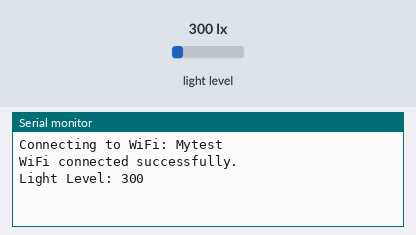
A sketch run on a simulated Arduino MKR. Parts: the last lines printed to the serial monitor. Inputs (shaded band) come from the test bench; at power-on: light level 300 lx. WiFi joins after 1.5 s; servers stay silent unless stated; web services answer with replies made up by the test bench.

Above: at 2.7 s.
2.8 s: light level set to 1000 lx
At 5.7 s:
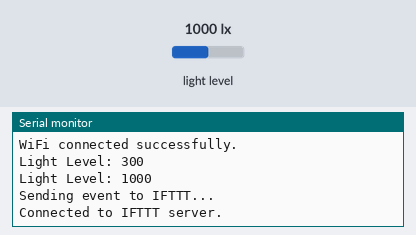
6.6 s: light level set to 40 lx
At 8.93 s:
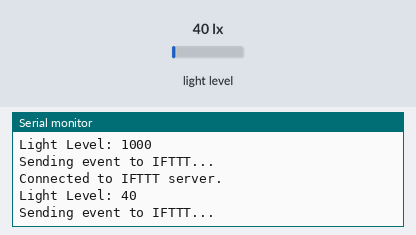
Timing chart, 0 to 10.4 s (numbered marks = the images above; inputs shaded):
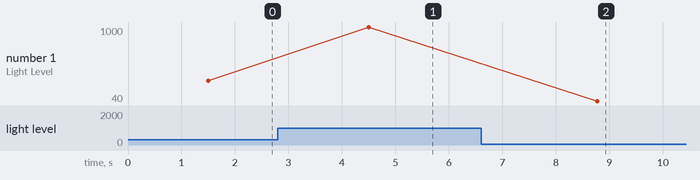

Measured:
- after the input at 2.8 s, the serial monitor: prints a new line after 1.7 s (image 1)
- after the input at 6.6 s, the serial monitor: prints a new line after 2.2 s (image 2)
- plotted number 1: 300 → 1000 after the input at 2.8 s, 1000 → 40 after the input at 6.6 s

The sketch:

Task3.1.ino
```cpp
//library
#include <WiFiNINA.h>
#include <BH1750.h>
#include <ArduinoHttpClient.h>
#include <Wire.h>

// WiFi Password and Name
const char* ssid = "Mytest";
const char* pass = "kavinduha";

// WiFi client for HTTP requests and BH1750 light sensor object
WiFiClient wifiClient;
BH1750 lightSensor;

// IFTTT configuration
const char* host = "maker.ifttt.com";
const char* key = "f9_5JBgMwCXab1a0M86Oi";
const int http_Port = 80;

// Light level threshold to detect sunlight
const int sunlight = 700;
// Light level threshold to detect darkness
const int darkness = 300;
// Check if sunlight was previously detected
bool sunlightDetected = false;

void setup() {
  Serial.begin(9600);
  while (!Serial);

  Wire.begin();
  lightSensor.begin();

  connectToWiFi();
}

void loop() {

  if (WiFi.status() != WL_CONNECTED) {
    connectToWiFi();
  }

  // Read light level from the sensor
  int lightLevel = lightSensor.readLightLevel();
  Serial.print("Light Level: ");
  Serial.println(lightLevel);

  // Check if sunlight is detected
  if (lightLevel > sunlight && !sunlightDetected) {
    sendToIFTTT("sunlight_detected");
    sunlightDetected = true;
  }
  // Check if sunlight has stopped
  else if (lightLevel < darkness && sunlightDetected) {
    sendToIFTTT("sunlight_stopped");
    sunlightDetected = false;
  }

  delay(3000);  // 3 seconds delay
}

void connectToWiFi() {

  Serial.print("Connecting to WiFi: ");
  Serial.println(ssid);

  WiFi.begin(ssid, pass);
  unsigned long startTime = millis();

  while (WiFi.status() != WL_CONNECTED) {
    if (millis() - startTime > 30000) {  // Wifi Timeout 30 sec
      Serial.println("WiFi connection failed.");
      return;
    }
    Serial.print(".");
    delay(5000);
  }

  Serial.println("WiFi connected successfully.");
}

void sendToIFTTT(const String& eventName) {
  Serial.println("Sending event to IFTTT...");

  if (wifiClient.connect(host, http_Port)) {
    Serial.println("Connected to IFTTT server.");

    String url = "/trigger/" + eventName + "/with/key/" + key;

    // Send HTTP GET request to IFTTT
    wifiClient.print("GET " + url + " HTTP/1.1\r\n");
    wifiClient.print("Host: " + String(host) + "\r\n");
    wifiClient.print("Connection: close\r\n\r\n");

    unsigned long timeout = millis();
    while (wifiClient.connected() && millis() - timeout < 5000) {
      if (wifiClient.available()) {
        String response = wifiClient.readStringUntil('\n');
        if (response.startsWith("{\"status\":\"ok\"}")) {
          Serial.println("Event successfully sent to IFTTT.");
          break;
        }
      }
    }
    wifiClient.stop();
  } else {
    Serial.println("Failed to connect to IFTTT server.");
  }
}
```
